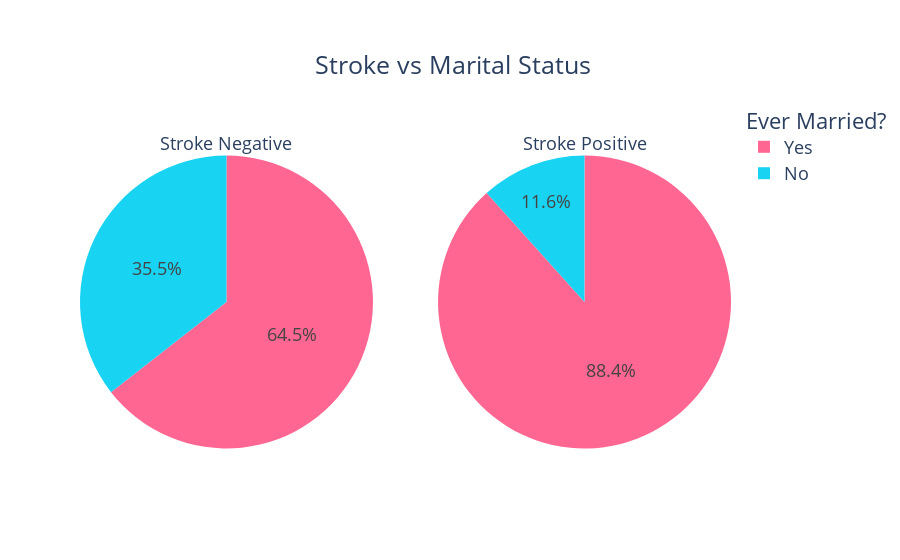

The notebook cell saved with this chart:
### Markdown cell above
<h4 style = "background-color: white; color : #F6416C; font-size: 20px; font-family:Lucida Sans; font-weight: 3; border-radius: 75px 150px; text-align: left"> 2.5 Marriage and stroke- effects of marriage on stroke?</h4> 
<!-- ### **2.4 Is there any relationship between heart diseases and our target?** -->

<!-- ### **2.5 Marriage and stroke- effects of marriage on stroke?** -->

### Code cell
counts0 = Counter(df[df['stroke']==0]['ever_married'])
counts1 = Counter(df[df['stroke']==1]['ever_married'])
fig = make_subplots(rows=1, cols=2, specs=[[{"type": "pie"}, {"type": "pie"}]])

fig.add_trace(go.Pie(
     values=[item[1] for item in sorted(counts0.items())],
     labels=[item[0] for item in sorted(counts0.items())],
     domain=dict(x=[0, 0.5]),
     name="Stroke Negative",title='Stroke Negative'), 
     row=1, col=1)
fig.update_traces(marker=dict(colors=['#19D3F3', '#FF6692']))
fig.add_trace(go.Pie(
     values=[item[1] for item in sorted(counts1.items())],
     labels=[item[0] for item in sorted(counts1.items())],
     domain=dict(x=[0.5, 1.0]),
     name="Stroke Positive",title='Stroke Positive'),
    row=1, col=2)

fig.update_layout(
    title={'text':'Stroke vs Marital Status','xanchor':'left','yanchor': 'top','y':0.9,'x':0.35},
    xaxis_title="X Axis Title",
    yaxis_title="Y Axis Title",
    legend_title="Ever Married?",
    font=dict(size=18)
)

fig.show()

### Figure 1 — Plotly figure (JSON) as saved in the notebook; plotly's stock layout.template omitted (floating-point values rounded to 4 significant figures)
{"data": [{"domain": {"x": [0.0, 0.45], "y": [0.0, 1.0]}, "labels": ["No", "Yes"], "marker": {"colors": ["#19D3F3", "#FF6692"]}, "name": "Stroke Negative", "title": {"text": "Stroke Negative"}, "type": "pie", "values": [1728, 3133]}, {"domain": {"x": [0.55, 1.0], "y": [0.0, 1.0]}, "labels": ["No", "Yes"], "name": "Stroke Positive", "title": {"text": "Stroke Positive"}, "type": "pie", "values": [29, 220]}], "layout": {"font": {"size": 18}, "legend": {"title": {"text": "Ever Married?"}}, "title": {"text": "Stroke vs Marital Status", "x": 0.35, "xanchor": "left", "y": 0.9, "yanchor": "top"}, "xaxis": {"title": {"text": "X Axis Title"}}, "yaxis": {"title": {"text": "Y Axis Title"}}}}
